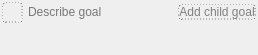
<?xml version="1.0" encoding="UTF-8"?>
<ui version="4.0">
 <class>CharacterGoalWidget</class>
 <widget class="QWidget" name="CharacterGoalWidget">
  <property name="geometry">
   <rect>
    <x>0</x>
    <y>0</y>
    <width>258</width>
    <height>55</height>
   </rect>
  </property>
  <property name="windowTitle">
   <string>Form</string>
  </property>
  <layout class="QVBoxLayout" name="verticalLayout">
   <property name="spacing">
    <number>3</number>
   </property>
   <property name="leftMargin">
    <number>2</number>
   </property>
   <property name="topMargin">
    <number>2</number>
   </property>
   <property name="rightMargin">
    <number>2</number>
   </property>
   <property name="bottomMargin">
    <number>2</number>
   </property>
   <item>
    <layout class="QHBoxLayout" name="horizontalLayout">
     <property name="spacing">
      <number>3</number>
     </property>
     <item>
      <widget class="QToolButton" name="btnGoalIcon">
       <property name="cursor">
        <cursorShape>PointingHandCursor</cursorShape>
       </property>
       <property name="toolTip">
        <string>Click to select a custom icon for this goal</string>
       </property>
       <property name="styleSheet">
        <string notr="true">QToolButton {
	border: 1px dashed grey;
	border-radius: 4px;
	color: grey;
}

QToolButton:pressed {
	border: 1px solid grey;
}</string>
       </property>
       <property name="text">
        <string/>
       </property>
      </widget>
     </item>
     <item>
      <widget class="QLineEdit" name="lineName">
       <property name="styleSheet">
        <string notr="true">background-color: rgba(0,0,0,0);
border: 0px;</string>
       </property>
       <property name="placeholderText">
        <string>Describe goal</string>
       </property>
      </widget>
     </item>
     <item>
      <widget class="QPushButton" name="btnAddChildGoal">
       <property name="cursor">
        <cursorShape>PointingHandCursor</cursorShape>
       </property>
       <property name="toolTip">
        <string>Add a child goal which must be resolved first by the character</string>
       </property>
       <property name="styleSheet">
        <string notr="true">QPushButton {
	border: 1px dashed grey;
	border-radius: 4px;
	color: grey;
}

QPushButton:pressed {
	border: 1px solid grey;
}</string>
       </property>
       <property name="text">
        <string>Add child goal</string>
       </property>
      </widget>
     </item>
    </layout>
   </item>
   <item>
    <widget class="QWidget" name="wdgChildren" native="true">
     <layout class="QVBoxLayout" name="verticalLayout_2">
      <property name="spacing">
       <number>3</number>
      </property>
      <property name="leftMargin">
       <number>10</number>
      </property>
      <property name="topMargin">
       <number>2</number>
      </property>
      <property name="rightMargin">
       <number>2</number>
      </property>
      <property name="bottomMargin">
       <number>2</number>
      </property>
     </layout>
    </widget>
   </item>
  </layout>
 </widget>
 <resources/>
 <connections/>
</ui>
